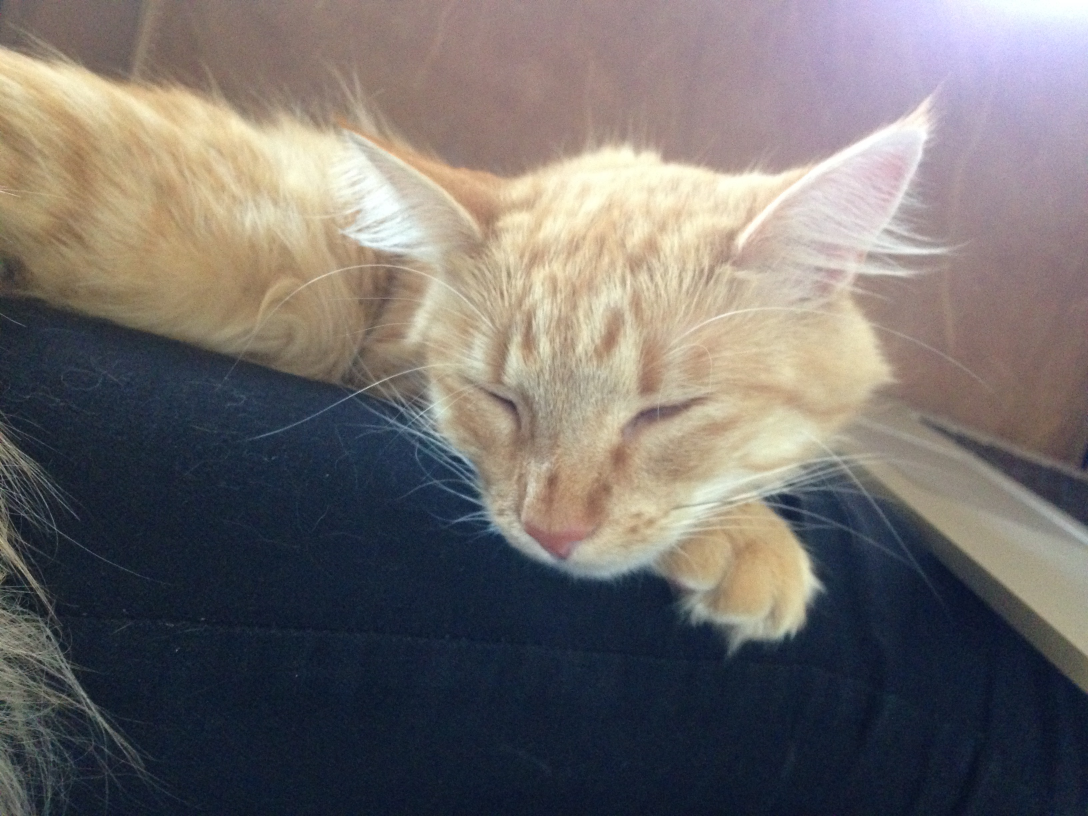
#> input picture code/cat.jpg, 3264 x 2448 px (shown at 1/3 size)
$ jupyter execute main.ipynb   (shell and % lines are left out)   (older library calls are emulated)
#> lines starting #> are read from the running program, lines starting #| are printed output that depends on the picture
[cell 1]
import math
import numpy as np
from numpy.fft import fft2, ifft2, fftshift
import matplotlib.pyplot as plt
import skimage.transform as sktr
import skimage.color as color
import skimage.io as skio
import scipy.misc
from scipy import signal
import scipy
plt.rcParams['image.cmap'] = 'gray'
%pylab inline

# Part 0: Warmup

## Functions

[cell 2]
def gaussian_filter(img, sigma):
    w = 100
    h = 100
    x, y = np.mgrid[round(-w/2):round(w/2), round(-h/2):round(h/2)]
    f = np.exp(-x**2/(2*sigma**2)-y**2/(2*sigma**2))
    gaussian = f/f.sum()
    gaus = signal.fftconvolve(img, gaussian, mode='same')
    return gaus

## Main

[cell 3]
#import image
fimg = plt.imread('cat.jpg')/255.
img = color.rgb2gray(fimg)

sigma = 40
# blur = scipy.ndimage.filters.gaussian_filter(img,25)

#convolve with gaussian
blur = gaussian_filter(img, sigma)
#> in gaussian_filter, `gaus = signal.fftconvolve(img, gaussian, mode='same')`:
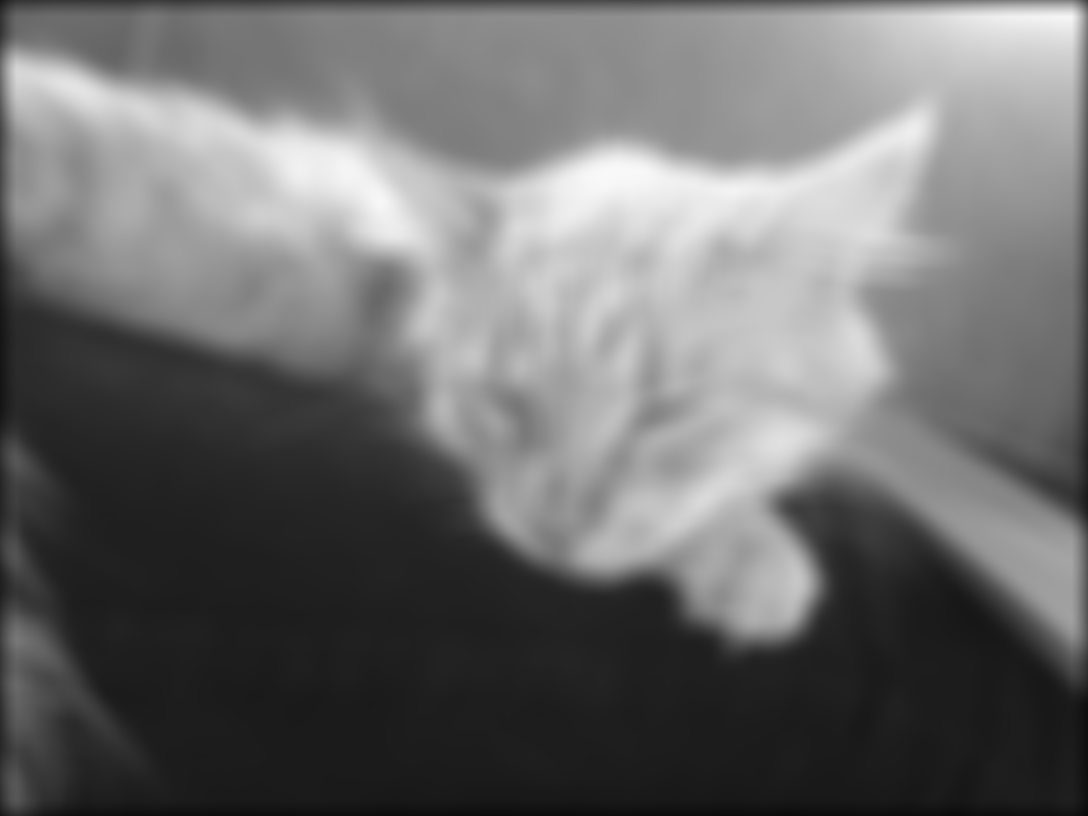
#> gaus: shape (2448, 3264) float64 (shown at 1/3 size); min 0.0337, max 0.977, mean 0.429

#create the sharppend image
unsharp = img + 0.4*(img-blur)
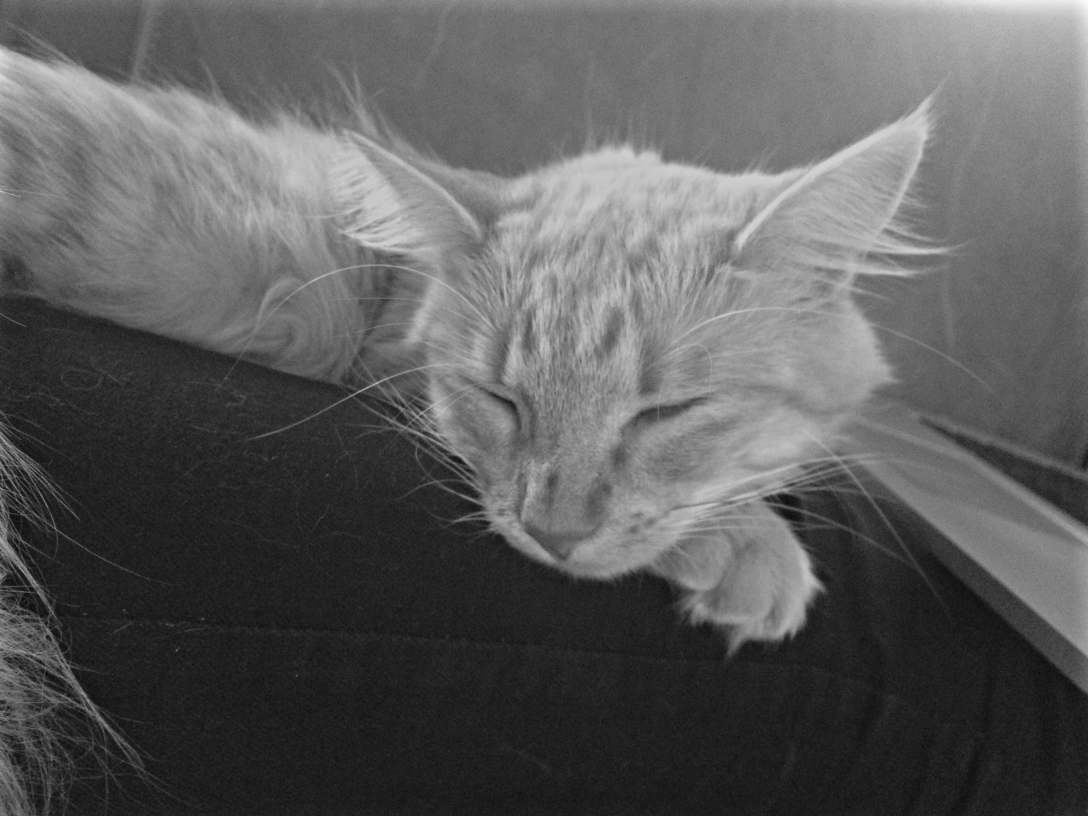
#> unsharp: shape (2448, 3264) float64 (shown at 1/3 size); min -0.0518, max 1.3, mean 0.438; drawn with min black and max white

plt.figure()
plt.imshow(unsharp)
plt.show
plt.figure()
plt.imshow(img)
plt.show
scipy.misc.toimage(img-blur).save('high.jpg')
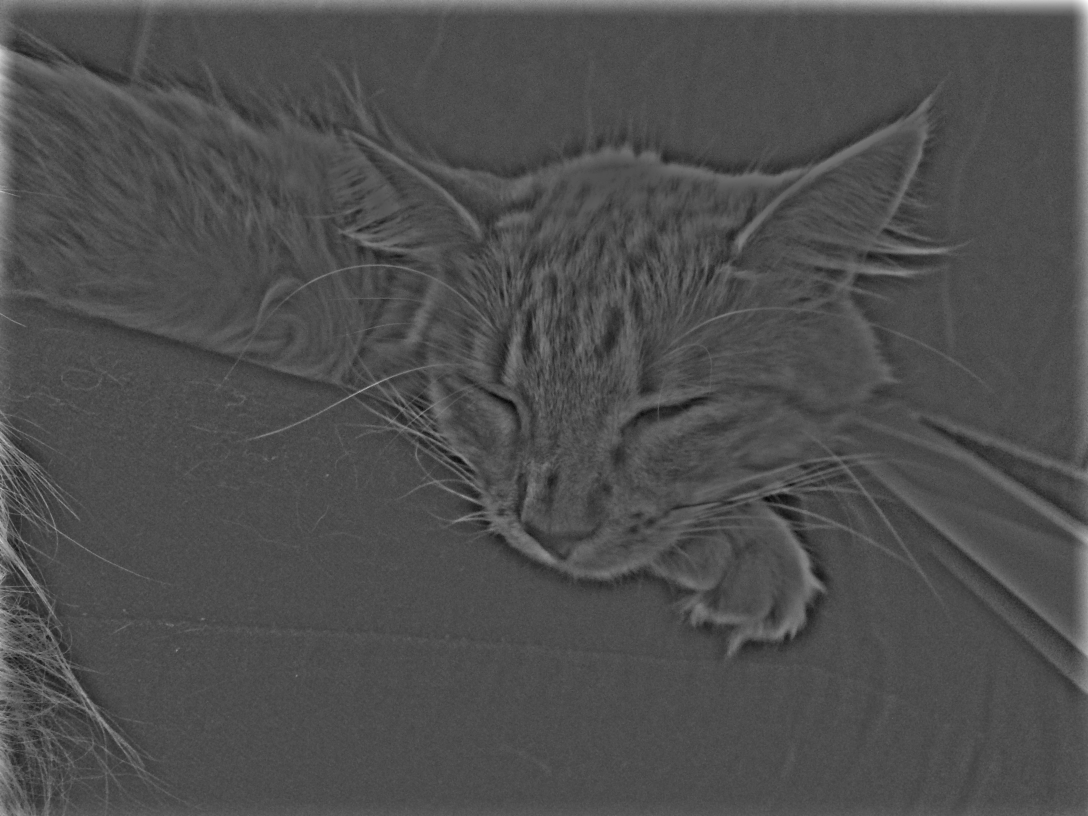
#> saved as high.jpg: PIL image 3264x2448 L (shown at 1/3 size); min 0, max 255, mean 78.4
scipy.misc.toimage(blur).save('blur.jpg')
scipy.misc.toimage(img).save('original.jpg')
scipy.misc.toimage(unsharp).save('sharpened.jpg')

# Part 1: Hybrid Images

## Functions

[cell 4]
# [8 lines left out: function recenter, not called in this run]

[cell 5]
# [4 lines left out: function find_centers, not called in this run]

[cell 6]
# [14 lines left out: function match_img_size, not called in this run]

[cell 7]
# [7 lines left out: function rotate_im1, not called in this run]

[cell 8]
# [10 lines left out: function rescale_images, not called in this run]

[cell 9]
# [11 lines left out: function align_image_centers, not called in this run]

[cell 10]
def get_points(im1, im2):
    print('Please select 2 points in each image for alignment.')
    plt.imshow(im1)
    p1, p2 = plt.ginput(2)
    plt.close()
    plt.imshow(im2)
    p3, p4 = plt.ginput(2)
    plt.close()
    return (p1, p2, p3, p4)

[cell 11]
def align_images(im1, im2):
    pts = get_points(im1, im2)
    im1, im2 = align_image_centers(im1, im2, pts)
    im1, im2 = rescale_images(im1, im2, pts)
    im1, angle = rotate_im1(im1, im2, pts)
    im1, im2 = match_img_size(im1, im2)
    return im1, im2

[cell 12]
# [8 lines left out: function hybrid_image, not called in this run]

## Main

[cell 13]
# First load images

# high sf
im1 = plt.imread('tj.jpg')/255.
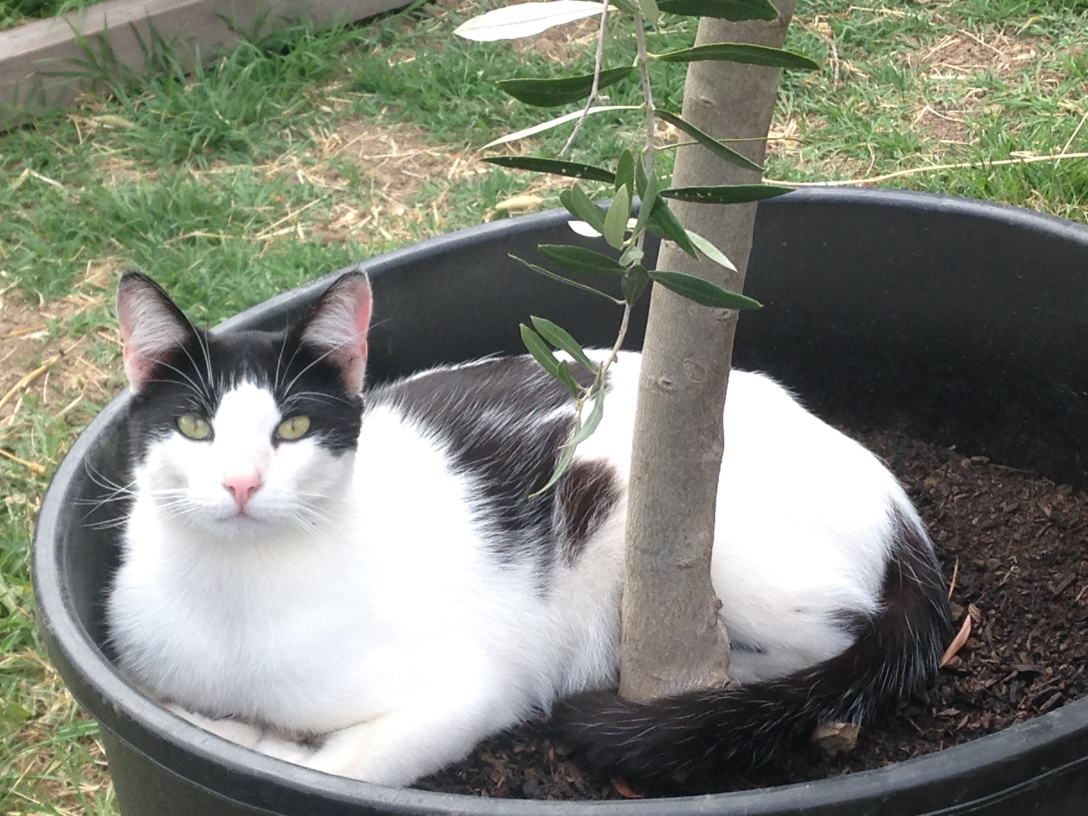
#> input picture img/tj.jpg, 3264 x 2448 px, found by its file name (shown at 1/3 size)
im1g = color.rgb2gray(im1)

# low sf
im2 = plt.imread('me.jpg')/255.
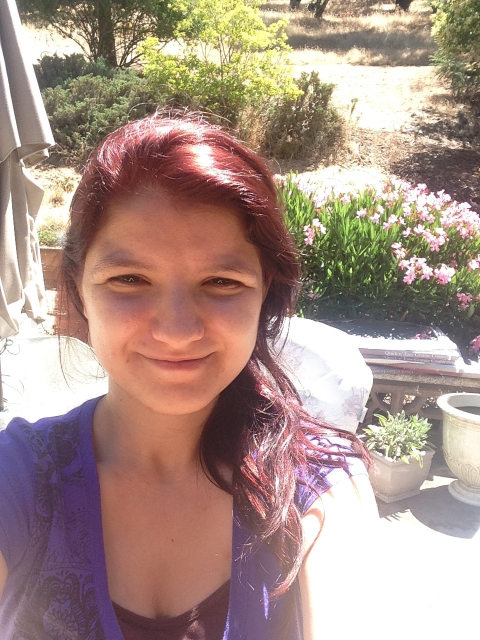
#> input picture img/me.jpg, 960 x 1280 px, found by its file name (shown at 1/2 size)
im2g = color.rgb2gray(im2)
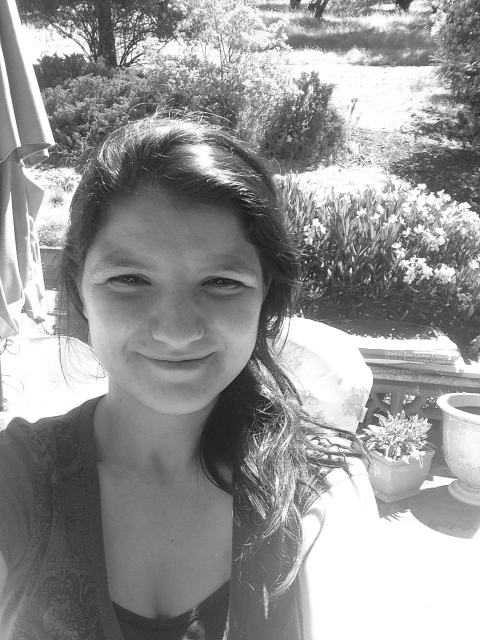
#> im2g: shape (1280, 960) float64 (shown at 1/2 size); min 0.0275, max 1, mean 0.588

scipy.misc.toimage(im1g).save('im1.jpg')
scipy.misc.toimage(im2g).save('im2.jpg')
%pylab qt
# Next align images (this code is provided, but may be improved)
im1_aligned, im2_aligned = align_images(im1, im2)

%pylab inline
